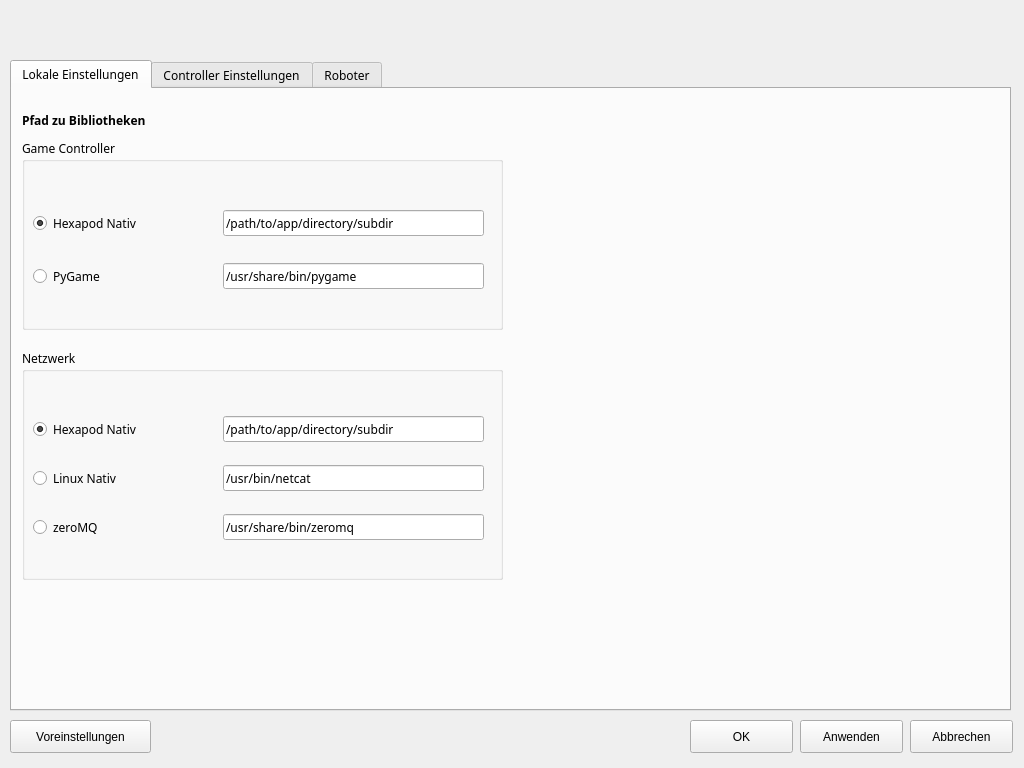
<?xml version="1.0" encoding="UTF-8"?>
<ui version="4.0">
 <class>SettingsDialog</class>
 <widget class="QDialog" name="SettingsDialog">
  <property name="geometry">
   <rect>
    <x>0</x>
    <y>0</y>
    <width>1024</width>
    <height>768</height>
   </rect>
  </property>
  <property name="windowTitle">
   <string>Hexapod Einstellungen</string>
  </property>
  <widget class="QTabWidget" name="tabWidget">
   <property name="geometry">
    <rect>
     <x>10</x>
     <y>60</y>
     <width>1001</width>
     <height>651</height>
    </rect>
   </property>
   <property name="font">
    <font>
     <family>academicons</family>
    </font>
   </property>
   <property name="currentIndex">
    <number>0</number>
   </property>
   <widget class="QWidget" name="tab0">
    <attribute name="title">
     <string>Lokale Einstellungen</string>
    </attribute>
    <widget class="QLabel" name="label">
     <property name="geometry">
      <rect>
       <x>10</x>
       <y>20</y>
       <width>171</width>
       <height>24</height>
      </rect>
     </property>
     <property name="text">
      <string>&lt;html&gt;&lt;head/&gt;&lt;body&gt;&lt;p&gt;&lt;span style=&quot; font-weight:600;&quot;&gt;Pfad zu Bibliotheken&lt;/span&gt;&lt;/p&gt;&lt;/body&gt;&lt;/html&gt;</string>
     </property>
     <property name="textFormat">
      <enum>Qt::RichText</enum>
     </property>
    </widget>
    <widget class="QGroupBox" name="netGroupBox">
     <property name="geometry">
      <rect>
       <x>10</x>
       <y>260</y>
       <width>481</width>
       <height>231</height>
      </rect>
     </property>
     <property name="title">
      <string>Netzwerk</string>
     </property>
     <property name="checkable">
      <bool>false</bool>
     </property>
     <widget class="QRadioButton" name="radioButton_3">
      <property name="geometry">
       <rect>
        <x>11</x>
        <y>165</y>
        <width>89</width>
        <height>26</height>
       </rect>
      </property>
      <property name="text">
       <string>zeroMQ</string>
      </property>
     </widget>
     <widget class="QRadioButton" name="radioButton_2">
      <property name="geometry">
       <rect>
        <x>11</x>
        <y>116</y>
        <width>117</width>
        <height>26</height>
       </rect>
      </property>
      <property name="text">
       <string>Linux Nativ</string>
      </property>
     </widget>
     <widget class="QRadioButton" name="radioButton_1">
      <property name="geometry">
       <rect>
        <x>11</x>
        <y>67</y>
        <width>143</width>
        <height>26</height>
       </rect>
      </property>
      <property name="text">
       <string>Hexapod Nativ</string>
      </property>
      <property name="checked">
       <bool>true</bool>
      </property>
     </widget>
     <widget class="QLineEdit" name="lineEdit_3">
      <property name="geometry">
       <rect>
        <x>201</x>
        <y>165</y>
        <width>261</width>
        <height>26</height>
       </rect>
      </property>
      <property name="text">
       <string>/usr/share/bin/zeromq</string>
      </property>
     </widget>
     <widget class="QLineEdit" name="lineEdit_2">
      <property name="geometry">
       <rect>
        <x>201</x>
        <y>116</y>
        <width>261</width>
        <height>26</height>
       </rect>
      </property>
      <property name="text">
       <string>/usr/bin/netcat</string>
      </property>
     </widget>
     <widget class="QLineEdit" name="lineEdit_4">
      <property name="geometry">
       <rect>
        <x>201</x>
        <y>67</y>
        <width>261</width>
        <height>26</height>
       </rect>
      </property>
      <property name="text">
       <string>/path/to/app/directory/subdir</string>
      </property>
     </widget>
    </widget>
    <widget class="QGroupBox" name="gamepadGroupBox">
     <property name="geometry">
      <rect>
       <x>10</x>
       <y>50</y>
       <width>481</width>
       <height>191</height>
      </rect>
     </property>
     <property name="title">
      <string>Game Controller</string>
     </property>
     <property name="checkable">
      <bool>false</bool>
     </property>
     <widget class="QRadioButton" name="radioButton">
      <property name="geometry">
       <rect>
        <x>11</x>
        <y>71</y>
        <width>143</width>
        <height>26</height>
       </rect>
      </property>
      <property name="text">
       <string>Hexapod Nativ</string>
      </property>
      <property name="checked">
       <bool>true</bool>
      </property>
     </widget>
     <widget class="QRadioButton" name="radioButton_4">
      <property name="geometry">
       <rect>
        <x>11</x>
        <y>124</y>
        <width>94</width>
        <height>26</height>
       </rect>
      </property>
      <property name="text">
       <string>PyGame</string>
      </property>
     </widget>
     <widget class="QLineEdit" name="lineEdit_1">
      <property name="geometry">
       <rect>
        <x>201</x>
        <y>71</y>
        <width>261</width>
        <height>26</height>
       </rect>
      </property>
      <property name="text">
       <string>/path/to/app/directory/subdir</string>
      </property>
     </widget>
     <widget class="QLineEdit" name="lineEdit_9">
      <property name="geometry">
       <rect>
        <x>201</x>
        <y>124</y>
        <width>261</width>
        <height>26</height>
       </rect>
      </property>
      <property name="text">
       <string>/usr/share/bin/pygame</string>
      </property>
     </widget>
    </widget>
   </widget>
   <widget class="QWidget" name="tab1">
    <attribute name="title">
     <string>Controller Einstellungen</string>
    </attribute>
    <widget class="QPushButton" name="pushButton_8">
     <property name="geometry">
      <rect>
       <x>430</x>
       <y>100</y>
       <width>141</width>
       <height>141</height>
      </rect>
     </property>
     <property name="styleSheet">
      <string notr="true">background-image: url(:/data/files/quickGamepad/xboxControllerButtonGuide.png);</string>
     </property>
     <property name="text">
      <string/>
     </property>
     <property name="flat">
      <bool>true</bool>
     </property>
    </widget>
    <widget class="QPushButton" name="pushButton_9">
     <property name="geometry">
      <rect>
       <x>540</x>
       <y>430</y>
       <width>151</width>
       <height>161</height>
      </rect>
     </property>
     <property name="styleSheet">
      <string notr="true">background-image: url(:/data/files/quickGamepad/xboxControllerRightThumbstick.png);</string>
     </property>
     <property name="text">
      <string/>
     </property>
     <property name="flat">
      <bool>true</bool>
     </property>
    </widget>
    <widget class="QPushButton" name="pushButton_10">
     <property name="geometry">
      <rect>
       <x>320</x>
       <y>430</y>
       <width>154</width>
       <height>161</height>
      </rect>
     </property>
     <property name="styleSheet">
      <string notr="true">background-image: url(:/data/files/quickGamepad/xboxControllerLeftThumbstick.png);</string>
     </property>
     <property name="text">
      <string/>
     </property>
     <property name="flat">
      <bool>true</bool>
     </property>
    </widget>
    <widget class="QPushButton" name="pushButton_11">
     <property name="geometry">
      <rect>
       <x>30</x>
       <y>410</y>
       <width>189</width>
       <height>189</height>
      </rect>
     </property>
     <property name="styleSheet">
      <string notr="true">background-image: url(:/data/files/quickGamepad/xboxControllerDPad.png);</string>
     </property>
     <property name="text">
      <string/>
     </property>
     <property name="flat">
      <bool>true</bool>
     </property>
    </widget>
    <widget class="QPushButton" name="pushButton_12">
     <property name="geometry">
      <rect>
       <x>30</x>
       <y>90</y>
       <width>91</width>
       <height>171</height>
      </rect>
     </property>
     <property name="styleSheet">
      <string notr="true">background-image: url(:/data/files/quickGamepad/xboxControllerLeftTrigger.png);</string>
     </property>
     <property name="text">
      <string/>
     </property>
     <property name="flat">
      <bool>true</bool>
     </property>
    </widget>
    <widget class="QPushButton" name="pushButton_13">
     <property name="geometry">
      <rect>
       <x>580</x>
       <y>100</y>
       <width>86</width>
       <height>81</height>
      </rect>
     </property>
     <property name="styleSheet">
      <string notr="true">background-image: url(:/data/files/quickGamepad/xboxControllerStart.png);</string>
     </property>
     <property name="text">
      <string/>
     </property>
     <property name="flat">
      <bool>true</bool>
     </property>
    </widget>
    <widget class="QPushButton" name="pushButton_14">
     <property name="geometry">
      <rect>
       <x>310</x>
       <y>100</y>
       <width>84</width>
       <height>81</height>
      </rect>
     </property>
     <property name="styleSheet">
      <string notr="true">background-image: url(:/data/files/quickGamepad/xboxControllerBack.png);</string>
     </property>
     <property name="text">
      <string/>
     </property>
     <property name="flat">
      <bool>true</bool>
     </property>
    </widget>
    <widget class="QPushButton" name="pushButton_15">
     <property name="geometry">
      <rect>
       <x>880</x>
       <y>80</y>
       <width>91</width>
       <height>171</height>
      </rect>
     </property>
     <property name="styleSheet">
      <string notr="true">background-image: url(:/data/files/quickGamepad/xboxControllerRightTrigger.png);</string>
     </property>
     <property name="text">
      <string/>
     </property>
     <property name="flat">
      <bool>true</bool>
     </property>
    </widget>
    <widget class="QPushButton" name="pushButton_16">
     <property name="geometry">
      <rect>
       <x>30</x>
       <y>280</y>
       <width>221</width>
       <height>91</height>
      </rect>
     </property>
     <property name="styleSheet">
      <string notr="true">background-image: url(:/data/files/quickGamepad/xboxControllerLeftShoulder.png);</string>
     </property>
     <property name="text">
      <string/>
     </property>
     <property name="flat">
      <bool>true</bool>
     </property>
    </widget>
    <widget class="QPushButton" name="pushButton_17">
     <property name="geometry">
      <rect>
       <x>740</x>
       <y>280</y>
       <width>221</width>
       <height>91</height>
      </rect>
     </property>
     <property name="styleSheet">
      <string notr="true">background-image: url(:/data/files/quickGamepad/xboxControllerRightShoulder.png);</string>
     </property>
     <property name="text">
      <string/>
     </property>
     <property name="flat">
      <bool>true</bool>
     </property>
    </widget>
    <widget class="QPushButton" name="pushButton_18">
     <property name="geometry">
      <rect>
       <x>820</x>
       <y>400</y>
       <width>81</width>
       <height>81</height>
      </rect>
     </property>
     <property name="styleSheet">
      <string notr="true">background-image: url(:/data/files/quickGamepad/xboxControllerButtonY.png);</string>
     </property>
     <property name="text">
      <string/>
     </property>
     <property name="flat">
      <bool>true</bool>
     </property>
    </widget>
    <widget class="QPushButton" name="pushButton_19">
     <property name="geometry">
      <rect>
       <x>750</x>
       <y>460</y>
       <width>81</width>
       <height>81</height>
      </rect>
     </property>
     <property name="styleSheet">
      <string notr="true">background-image: url(:/data/files/quickGamepad/xboxControllerButtonX.png);</string>
     </property>
     <property name="text">
      <string/>
     </property>
     <property name="flat">
      <bool>true</bool>
     </property>
    </widget>
    <widget class="QPushButton" name="pushButton_20">
     <property name="geometry">
      <rect>
       <x>820</x>
       <y>520</y>
       <width>81</width>
       <height>81</height>
      </rect>
     </property>
     <property name="styleSheet">
      <string notr="true">background-image: url(:/data/files/quickGamepad/xboxControllerButtonA.png);</string>
     </property>
     <property name="text">
      <string/>
     </property>
     <property name="flat">
      <bool>true</bool>
     </property>
    </widget>
    <widget class="QPushButton" name="pushButton_21">
     <property name="geometry">
      <rect>
       <x>890</x>
       <y>460</y>
       <width>81</width>
       <height>81</height>
      </rect>
     </property>
     <property name="styleSheet">
      <string notr="true">background-image: url(:/data/files/quickGamepad/xboxControllerButtonB.png);</string>
     </property>
     <property name="text">
      <string/>
     </property>
     <property name="flat">
      <bool>true</bool>
     </property>
    </widget>
   </widget>
   <widget class="QWidget" name="tab">
    <attribute name="title">
     <string>Roboter</string>
    </attribute>
    <widget class="QLineEdit" name="lineEdit_5">
     <property name="geometry">
      <rect>
       <x>228</x>
       <y>30</y>
       <width>113</width>
       <height>32</height>
      </rect>
     </property>
     <property name="text">
      <string>MyRobot</string>
     </property>
    </widget>
    <widget class="QLabel" name="label_7">
     <property name="geometry">
      <rect>
       <x>30</x>
       <y>30</y>
       <width>77</width>
       <height>24</height>
      </rect>
     </property>
     <property name="text">
      <string>Name</string>
     </property>
    </widget>
    <widget class="QLabel" name="label_8">
     <property name="geometry">
      <rect>
       <x>30</x>
       <y>80</y>
       <width>77</width>
       <height>24</height>
      </rect>
     </property>
     <property name="text">
      <string>IP</string>
     </property>
    </widget>
    <widget class="QLineEdit" name="lineEdit_6">
     <property name="geometry">
      <rect>
       <x>228</x>
       <y>80</y>
       <width>113</width>
       <height>32</height>
      </rect>
     </property>
     <property name="text">
      <string>192.168.0.1</string>
     </property>
    </widget>
    <widget class="QLabel" name="label_9">
     <property name="geometry">
      <rect>
       <x>30</x>
       <y>130</y>
       <width>121</width>
       <height>24</height>
      </rect>
     </property>
     <property name="text">
      <string>Benutzername</string>
     </property>
    </widget>
    <widget class="QLineEdit" name="lineEdit_7">
     <property name="geometry">
      <rect>
       <x>228</x>
       <y>130</y>
       <width>113</width>
       <height>32</height>
      </rect>
     </property>
     <property name="text">
      <string>root</string>
     </property>
    </widget>
    <widget class="QLabel" name="label_10">
     <property name="geometry">
      <rect>
       <x>30</x>
       <y>180</y>
       <width>91</width>
       <height>24</height>
      </rect>
     </property>
     <property name="text">
      <string>Passwort</string>
     </property>
    </widget>
    <widget class="QLineEdit" name="lineEdit_8">
     <property name="geometry">
      <rect>
       <x>228</x>
       <y>180</y>
       <width>113</width>
       <height>32</height>
      </rect>
     </property>
     <property name="text">
      <string>MyRobot</string>
     </property>
     <property name="echoMode">
      <enum>QLineEdit::Password</enum>
     </property>
    </widget>
    <widget class="QPushButton" name="pushButton_5">
     <property name="geometry">
      <rect>
       <x>30</x>
       <y>240</y>
       <width>111</width>
       <height>33</height>
      </rect>
     </property>
     <property name="text">
      <string>Hinzufügen</string>
     </property>
    </widget>
    <widget class="QPushButton" name="pushButton_6">
     <property name="geometry">
      <rect>
       <x>220</x>
       <y>240</y>
       <width>121</width>
       <height>33</height>
      </rect>
     </property>
     <property name="text">
      <string>Zurücksetzen</string>
     </property>
    </widget>
    <widget class="QTableWidget" name="tableWidget">
     <property name="geometry">
      <rect>
       <x>360</x>
       <y>30</y>
       <width>631</width>
       <height>321</height>
      </rect>
     </property>
     <property name="sizePolicy">
      <sizepolicy hsizetype="Expanding" vsizetype="Expanding">
       <horstretch>0</horstretch>
       <verstretch>0</verstretch>
      </sizepolicy>
     </property>
     <row>
      <property name="text">
       <string>1</string>
      </property>
     </row>
     <row>
      <property name="text">
       <string>2</string>
      </property>
     </row>
     <row>
      <property name="text">
       <string>3</string>
      </property>
     </row>
     <column>
      <property name="text">
       <string>Name</string>
      </property>
     </column>
     <column>
      <property name="text">
       <string>IP</string>
      </property>
     </column>
     <column>
      <property name="text">
       <string>Benutzername</string>
      </property>
     </column>
     <column>
      <property name="text">
       <string>Passwort ändern</string>
      </property>
     </column>
     <item row="0" column="0">
      <property name="text">
       <string>MyRobot</string>
      </property>
     </item>
     <item row="0" column="1">
      <property name="text">
       <string>192.168.0.1</string>
      </property>
     </item>
     <item row="0" column="2">
      <property name="text">
       <string>root</string>
      </property>
     </item>
     <item row="0" column="3">
      <property name="text">
       <string/>
      </property>
     </item>
     <item row="1" column="0">
      <property name="text">
       <string/>
      </property>
     </item>
     <item row="1" column="1">
      <property name="text">
       <string/>
      </property>
     </item>
     <item row="1" column="2">
      <property name="text">
       <string/>
      </property>
     </item>
     <item row="1" column="3">
      <property name="text">
       <string/>
      </property>
     </item>
    </widget>
    <widget class="QPushButton" name="pushButton_7">
     <property name="geometry">
      <rect>
       <x>360</x>
       <y>370</y>
       <width>103</width>
       <height>33</height>
      </rect>
     </property>
     <property name="text">
      <string>Löschen</string>
     </property>
    </widget>
   </widget>
  </widget>
  <widget class="QPushButton" name="pushButton">
   <property name="geometry">
    <rect>
     <x>10</x>
     <y>720</y>
     <width>141</width>
     <height>33</height>
    </rect>
   </property>
   <property name="text">
    <string>Voreinstellungen</string>
   </property>
  </widget>
  <widget class="QPushButton" name="pushButton_2">
   <property name="geometry">
    <rect>
     <x>690</x>
     <y>720</y>
     <width>103</width>
     <height>33</height>
    </rect>
   </property>
   <property name="text">
    <string>OK</string>
   </property>
  </widget>
  <widget class="QPushButton" name="pushButton_3">
   <property name="geometry">
    <rect>
     <x>800</x>
     <y>720</y>
     <width>103</width>
     <height>33</height>
    </rect>
   </property>
   <property name="text">
    <string>Anwenden</string>
   </property>
  </widget>
  <widget class="QPushButton" name="pushButton_4">
   <property name="geometry">
    <rect>
     <x>910</x>
     <y>720</y>
     <width>103</width>
     <height>33</height>
    </rect>
   </property>
   <property name="text">
    <string>Abbrechen</string>
   </property>
  </widget>
 </widget>
 <resources/>
 <connections/>
</ui>
